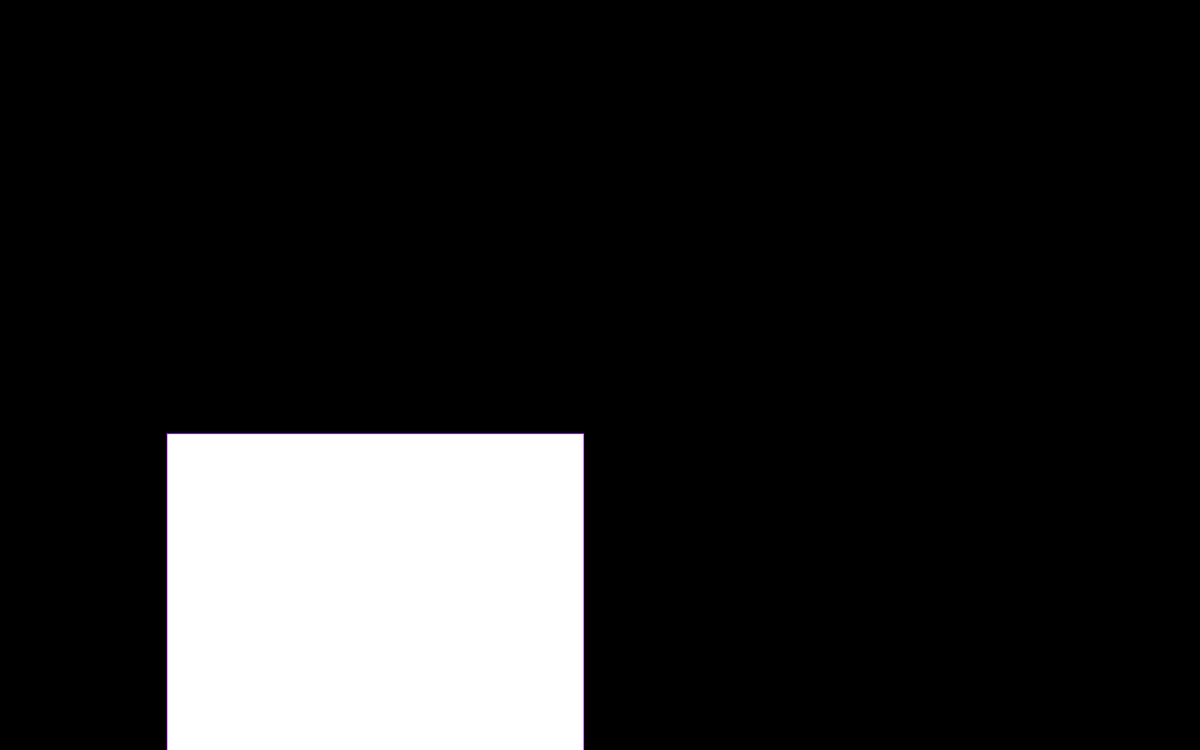
Frame 1 (no input)
Frame 60 (the mouse pressed at the canvas centre just before this capture): identical to frame 1, image omitted
Frame 120 (the mouse held since frame 60 and released just before this capture): identical to frame 1, image omitted

The Processing sketch that drew this single still picture (run headless with seeded random() and noise(); from frame 60 on, the mouse is pressed at the canvas centre):

// Processing sketch: Challenge_16
// ── Challenge_16.pde

float angle;
void setup()
{
  size(1440,900);
  frameRate(5);
  background(0,0,0);
  noStroke();
  rectMode(CENTER);
  stroke(random(256),random(256),random(256));
}
void draw()
{
  fill(255,255,255);
  rect(450,770,500,500);
  angle = angle + 1;
  if(angle > 360)
  {
    angle = 0;
  }
 float c = cos(angle); 
 rotate(c);
 
 
//     stroke(random(256),random(256),random(256));
//     point(770,15);
//     stroke(random(256),random(256),random(256));
//     point(770,30);
//     stroke(random(256),random(256),random(256));
//     point(770,45);
//     stroke(random(256),random(256),random(256));
//     point(770,60);
//     stroke(random(256),random(256),random(256));
//     point(770,75);  
//     stroke(random(256),random(256),random(256));
//     point(770,90);
//     stroke(random(256),random(256),random(256));
//     point(770+15,105);
//     stroke(random(256),random(256),random(256));
//     point(770-15,105);
}
